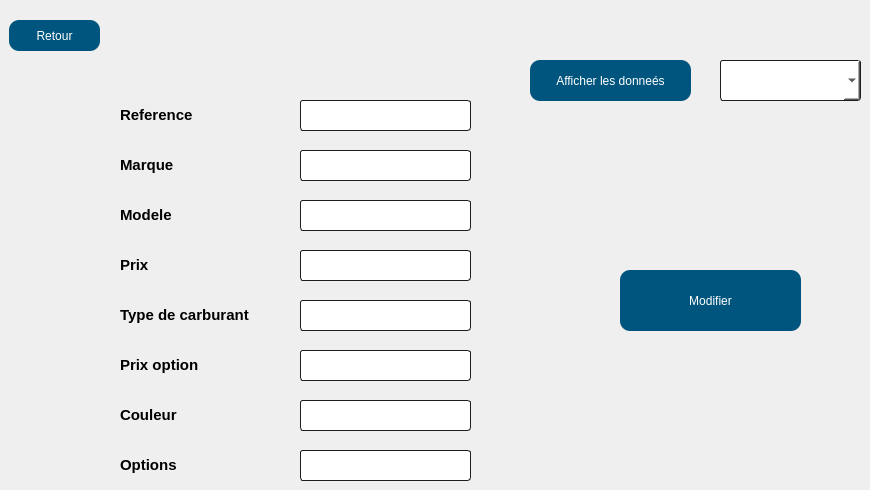
      <widget class="QWidget" name="page_3">
       <widget class="QPushButton" name="retour_2">
        <property name="geometry">
         <rect>
          <x>9</x>
          <y>20</y>
          <width>91</width>
          <height>31</height>
         </rect>
        </property>
        <property name="styleSheet">
         <string notr="true">QPushButton
{
  
  border-radius: 10px;

background-color: qlineargradient(spread:pad, x1:0.613065, y1:0.511, x2:0.969, y2:0, stop:0.18593  rgb(0, 85, 127), stop:0.959799 rgba(0, 0, 0, 161));
	background-color: rgb(0, 85, 127);
	
color:rgb(255, 255, 255);

}

QPushButton:hover,QPushButton:hover
{
    border: 4px solid QLinearGradient( x1: 2, y1: 2, x2: 2, y2: 3, stop: 0 #01197f , stop: 3 #d7801a);
}</string>
        </property>
        <property name="text">
         <string>Retour</string>
        </property>
       </widget>
       <widget class="QLabel" name="label">
        <property name="geometry">
         <rect>
          <x>120</x>
          <y>150</y>
          <width>131</width>
          <height>31</height>
         </rect>
        </property>
        <property name="text">
         <string>&lt;html&gt;&lt;head/&gt;&lt;body&gt;&lt;p&gt;&lt;span style=&quot; font-size:11pt; font-weight:600;&quot;&gt;Marque&lt;/span&gt;&lt;/p&gt;&lt;/body&gt;&lt;/html&gt;</string>
        </property>
       </widget>
       <widget class="QLabel" name="label_2">
        <property name="geometry">
         <rect>
          <x>120</x>
          <y>100</y>
          <width>131</width>
          <height>31</height>
         </rect>
        </property>
        <property name="text">
         <string>&lt;html&gt;&lt;head/&gt;&lt;body&gt;&lt;p&gt;&lt;span style=&quot; font-size:11pt; font-weight:600;&quot;&gt;Reference&lt;/span&gt;&lt;/p&gt;&lt;/body&gt;&lt;/html&gt;</string>
        </property>
       </widget>
       <widget class="QLabel" name="label_3">
        <property name="geometry">
         <rect>
          <x>120</x>
          <y>200</y>
          <width>141</width>
          <height>31</height>
         </rect>
        </property>
        <property name="text">
         <string>&lt;html&gt;&lt;head/&gt;&lt;body&gt;&lt;p&gt;&lt;span style=&quot; font-size:11pt; font-weight:600;&quot;&gt;Modele&lt;/span&gt;&lt;/p&gt;&lt;/body&gt;&lt;/html&gt;</string>
        </property>
       </widget>
       <widget class="QLabel" name="label_9">
        <property name="geometry">
         <rect>
          <x>120</x>
          <y>250</y>
          <width>121</width>
          <height>31</height>
         </rect>
        </property>
        <property name="text">
         <string>&lt;html&gt;&lt;head/&gt;&lt;body&gt;&lt;p&gt;&lt;span style=&quot; font-size:11pt; font-weight:600;&quot;&gt;Prix&lt;/span&gt;&lt;/p&gt;&lt;/body&gt;&lt;/html&gt;</string>
        </property>
       </widget>
       <widget class="QLabel" name="label_10">
        <property name="geometry">
         <rect>
          <x>120</x>
          <y>300</y>
          <width>181</width>
          <height>31</height>
         </rect>
        </property>
        <property name="text">
         <string>&lt;html&gt;&lt;head/&gt;&lt;body&gt;&lt;p&gt;&lt;span style=&quot; font-size:11pt; font-weight:600;&quot;&gt;Type de carburant&lt;/span&gt;&lt;/p&gt;&lt;/body&gt;&lt;/html&gt;</string>
        </property>
       </widget>
       <widget class="QLabel" name="label_11">
        <property name="geometry">
         <rect>
          <x>120</x>
          <y>350</y>
          <width>151</width>
          <height>31</height>
         </rect>
        </property>
        <property name="text">
         <string>&lt;html&gt;&lt;head/&gt;&lt;body&gt;&lt;p&gt;&lt;span style=&quot; font-size:11pt; font-weight:600;&quot;&gt;Prix option&lt;/span&gt;&lt;/p&gt;&lt;/body&gt;&lt;/html&gt;</string>
        </property>
       </widget>
       <widget class="QLabel" name="label_12">
        <property name="geometry">
         <rect>
          <x>120</x>
          <y>400</y>
          <width>131</width>
          <height>31</height>
         </rect>
        </property>
        <property name="text">
         <string>&lt;html&gt;&lt;head/&gt;&lt;body&gt;&lt;p&gt;&lt;span style=&quot; font-size:11pt; font-weight:600;&quot;&gt;Couleur&lt;/span&gt;&lt;/p&gt;&lt;/body&gt;&lt;/html&gt;</string>
        </property>
       </widget>
       <widget class="QLabel" name="label_13">
        <property name="geometry">
         <rect>
          <x>120</x>
          <y>450</y>
          <width>131</width>
          <height>31</height>
         </rect>
        </property>
        <property name="text">
         <string>&lt;html&gt;&lt;head/&gt;&lt;body&gt;&lt;p&gt;&lt;span style=&quot; font-size:11pt; font-weight:600;&quot;&gt;Options&lt;/span&gt;&lt;/p&gt;&lt;/body&gt;&lt;/html&gt;</string>
        </property>
       </widget>
       <widget class="QLineEdit" name="lineEdit_maq">
        <property name="geometry">
         <rect>
          <x>300</x>
          <y>150</y>
          <width>171</width>
          <height>31</height>
         </rect>
        </property>
        <property name="styleSheet">
         <string notr="true">    border-style: solid;
background-color: rgb(255, 255, 255);
    border: 1px solid #1e1e1e;
    border-radius: 5;
border-radius: 3px;</string>
        </property>
       </widget>
       <widget class="QLineEdit" name="lineEdit_refer">
        <property name="geometry">
         <rect>
          <x>300</x>
          <y>100</y>
          <width>171</width>
          <height>31</height>
         </rect>
        </property>
        <property name="styleSheet">
         <string notr="true">    border-style: solid;
background-color: rgb(255, 255, 255);
    border: 1px solid #1e1e1e;
    border-radius: 5;
border-radius: 3px;</string>
        </property>
       </widget>
       <widget class="QLineEdit" name="lineEdit_mod">
        <property name="geometry">
         <rect>
          <x>300</x>
          <y>200</y>
          <width>171</width>
          <height>31</height>
         </rect>
        </property>
        <property name="styleSheet">
         <string notr="true">    border-style: solid;
background-color: rgb(255, 255, 255);
    border: 1px solid #1e1e1e;
    border-radius: 5;
border-radius: 3px;</string>
        </property>
       </widget>
       <widget class="QLineEdit" name="lineEdit_p">
        <property name="geometry">
         <rect>
          <x>300</x>
          <y>250</y>
          <width>171</width>
          <height>31</height>
         </rect>
        </property>
        <property name="styleSheet">
         <string notr="true">    border-style: solid;
background-color: rgb(255, 255, 255);
    border: 1px solid #1e1e1e;
    border-radius: 5;
border-radius: 3px;</string>
        </property>
       </widget>
       <widget class="QLineEdit" name="lineEdit_typ">
        <property name="geometry">
         <rect>
          <x>300</x>
          <y>300</y>
          <width>171</width>
          <height>31</height>
         </rect>
        </property>
        <property name="styleSheet">
         <string notr="true">    border-style: solid;
background-color: rgb(255, 255, 255);
    border: 1px solid #1e1e1e;
    border-radius: 5;
border-radius: 3px;</string>
        </property>
       </widget>
       <widget class="QLineEdit" name="lineEdit_po">
        <property name="geometry">
         <rect>
          <x>300</x>
          <y>350</y>
          <width>171</width>
          <height>31</height>
         </rect>
        </property>
        <property name="styleSheet">
         <string notr="true">    border-style: solid;
background-color: rgb(255, 255, 255);
    border: 1px solid #1e1e1e;
    border-radius: 5;
border-radius: 3px;</string>
        </property>
       </widget>
       <widget class="QLineEdit" name="lineEdit_col">
        <property name="geometry">
         <rect>
          <x>300</x>
          <y>400</y>
          <width>171</width>
          <height>31</height>
         </rect>
        </property>
        <property name="styleSheet">
         <string notr="true">    border-style: solid;
background-color: rgb(255, 255, 255);
    border: 1px solid #1e1e1e;
    border-radius: 5;
border-radius: 3px;</string>
        </property>
       </widget>
       <widget class="QLineEdit" name="lineEdit_ops">
        <property name="geometry">
         <rect>
          <x>300</x>
          <y>450</y>
          <width>171</width>
          <height>31</height>
         </rect>
        </property>
        <property name="styleSheet">
         <string notr="true">    border-style: solid;
background-color: rgb(255, 255, 255);
    border: 1px solid #1e1e1e;
    border-radius: 5;
border-radius: 3px;</string>
        </property>
       </widget>
       <widget class="QComboBox" name="comboBox">
        <property name="geometry">
         <rect>
          <x>720</x>
          <y>60</y>
          <width>141</width>
          <height>41</height>
         </rect>
        </property>
        <property name="styleSheet">
         <string notr="true">    border-style: solid;
background-color: rgb(255, 255, 255);
    border: 1px solid #1e1e1e;
    border-radius: 5;
border-radius: 3px;</string>
        </property>
       </widget>
       <widget class="QPushButton" name="modifier_3">
        <property name="geometry">
         <rect>
          <x>620</x>
          <y>270</y>
          <width>181</width>
          <height>61</height>
         </rect>
        </property>
        <property name="styleSheet">
         <string notr="true">QPushButton
{
  
  border-radius: 10px;

background-color: qlineargradient(spread:pad, x1:0.613065, y1:0.511, x2:0.969, y2:0, stop:0.18593  rgb(0, 85, 127), stop:0.959799 rgba(0, 0, 0, 161));
	background-color: rgb(0, 85, 127);
	
color:rgb(255, 255, 255);

}

QPushButton:hover,QPushButton:hover
{
    border: 4px solid QLinearGradient( x1: 2, y1: 2, x2: 2, y2: 3, stop: 0 #01197f , stop: 3 #d7801a);
}</string>
        </property>
        <property name="text">
         <string>Modifier</string>
        </property>
       </widget>
       <widget class="QPushButton" name="load_data">
        <property name="geometry">
         <rect>
          <x>530</x>
          <y>60</y>
          <width>161</width>
          <height>41</height>
         </rect>
        </property>
        <property name="styleSheet">
         <string notr="true">QPushButton
{
  
  border-radius: 10px;

background-color: qlineargradient(spread:pad, x1:0.613065, y1:0.511, x2:0.969, y2:0, stop:0.18593  rgb(0, 85, 127), stop:0.959799 rgba(0, 0, 0, 161));
	background-color: rgb(0, 85, 127);
	
color:rgb(255, 255, 255);

}

QPushButton:hover,QPushButton:hover
{
    border: 4px solid QLinearGradient( x1: 2, y1: 2, x2: 2, y2: 3, stop: 0 #01197f , stop: 3 #d7801a);
}</string>
        </property>
        <property name="text">
         <string>Afficher les donneés</string>
        </property>
       </widget>
      </widget>
